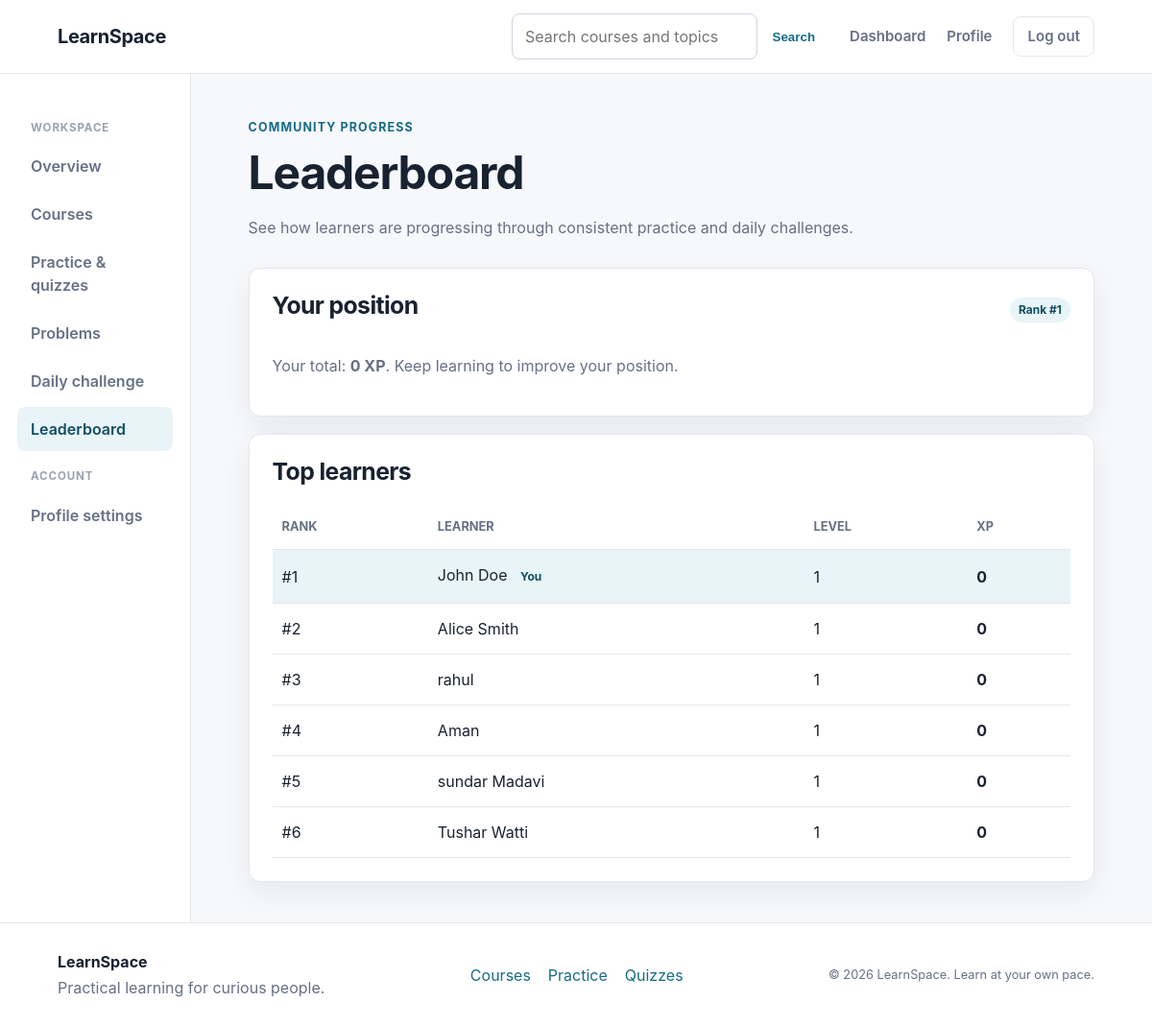
Page /e_learning_system/leaderboard.php (signed in) on the committed database.
### tables this page shows
CREATE TABLE `users` (
  `id` int NOT NULL AUTO_INCREMENT,
  `name` varchar(100) DEFAULT NULL,
  `email` varchar(100) DEFAULT NULL,
  `password` varchar(255) DEFAULT NULL,
  `role` enum('student','admin') NOT NULL DEFAULT 'student',
  PRIMARY KEY (`id`),
  UNIQUE KEY `email` (`email`)
);

### e_learning_system/leaderboard.php (the view, shortened to what this page needs)
<?php
include __DIR__ . '/db_config.php';
include __DIR__ . '/layout.php';
$user_id = (int) $_SESSION['user_id'];
$leaderboard_stmt = $conn->prepare(
    "SELECT u.id, u.name, COALESCE(s.total_xp, 0) AS total_xp,
            COALESCE(s.level, 1) AS level,
            RANK() OVER (ORDER BY COALESCE(s.total_xp, 0) DESC, u.id ASC) AS rank_position
     FROM users u
     LEFT JOIN user_learning_stats s ON s.user_id = u.id
     WHERE u.role = 'student'
     ORDER BY total_xp DESC, u.id ASC
     LIMIT 50"
);
$leaderboard_stmt->execute();
$leaders = $leaderboard_stmt->get_result();
$user_rank_stmt = $conn->prepare(
    "SELECT ranked.rank_position, ranked.total_xp
     FROM (
         SELECT u.id, COALESCE(s.total_xp, 0) AS total_xp,
                RANK() OVER (ORDER BY COALESCE(s.total_xp, 0) DESC, u.id ASC) AS rank_position
         FROM users u
         LEFT JOIN user_learning_stats s ON s.user_id = u.id
         WHERE u.role = 'student'
     ) ranked
     WHERE ranked.id = ?"
);
$user_rank_stmt->bind_param("i", $user_id);
$user_rank_stmt->execute();
$user_rank = $user_rank_stmt->get_result()->fetch_assoc();
?>
<div class="page-heading">
    <span class="eyebrow">Community progress</span>
    <h1>Leaderboard</h1>
    <p>See how learners are progressing through consistent practice and daily challenges.</p>
</div>
<section class="panel">
    <div class="section-heading">
        <h2>Your position</h2>
        <?php if ($user_rank): ?><span class="badge">Rank #<?= (int) $user_rank['rank_position'] ?></span><?php endif; ?>
    </div>
    <p class="muted">Your total: <strong><?= (int) ($user_rank['total_xp'] ?? 0) ?> XP</strong>. Keep learning to improve your position.</p>
</section>
<section class="panel">
    <h2>Top learners</h2>
    <div class="table-wrap">
        <table class="data-table">
            <thead><tr><th>Rank</th><th>Learner</th><th>Level</th><th>XP</th></tr></thead>
            <tbody>
            <?php while ($leader = $leaders->fetch_assoc()): ?>
                <tr<?= (int) $leader['id'] === $user_id ? ' class="is-highlighted"' : '' ?>>
                    <td>#<?= (int) $leader['rank_position'] ?></td>
                    <td><?= htmlspecialchars($leader['name'] ?: 'Learner') ?><?= (int) $leader['id'] === $user_id ? ' <span class="badge">You</span>' : '' ?></td>
                    <td><?= (int) $leader['level'] ?></td>
                    <td><strong><?= (int) $leader['total_xp'] ?></strong></td>
                </tr>
            <?php endwhile; ?>
            </tbody>
        </table>
    </div>
</section>

### e_learning_system/index.css (style rules this page uses)
:root { --ink: #182230; --muted: #667085; --line: #e5e7eb; --surface: #ffffff; --canvas: #f6f8fb; --primary: #176b87; --primary-dark: #104d62; --soft-primary: #e8f4f7; --success: #147d64; --shadow: 0 10px 30px rgba(23, 32, 51, 0.07); }
* { box-sizing: border-box; }
html { scroll-behavior: smooth; }
body { margin: 0; color: var(--ink); background: var(--canvas); font-family: Inter, ui-sans-serif, system-ui, -apple-system, BlinkMacSystemFont, "Segoe UI", sans-serif; line-height: 1.5; }
.page-heading { margin-bottom: 30px; max-width: 720px; }
.eyebrow { color: var(--primary); font-size: .78rem; font-weight: 750; letter-spacing: .09em; text-transform: uppercase; }
h1, h2, h3 { letter-spacing: -.025em; line-height: 1.2; }
h1 { font-size: clamp(2rem, 4vw, 3.2rem); margin: 8px 0 14px; }
h2 { font-size: 1.55rem; margin: 0 0 18px; }
.page-heading p, .muted { color: var(--muted); }
.section-heading { align-items: baseline; display: flex; justify-content: space-between; margin-bottom: 18px; }
.course-card, .stat-card, .panel { background: var(--surface); border: 1px solid var(--line); border-radius: 12px; box-shadow: var(--shadow); }
.panel { padding: 24px; }
.panel + .panel { margin-top: 18px; }
.badge { background: var(--soft-primary); border-radius: 99px; color: var(--primary-dark); display: inline-block; font-size: .75rem; font-weight: 700; padding: 4px 9px; }
.table-wrap { overflow-x: auto; }
.data-table { border-collapse: collapse; min-width: 520px; width: 100%; }
.data-table th, .data-table td { border-bottom: 1px solid var(--line); padding: 14px 10px; text-align: left; }
.data-table th { color: var(--muted); font-size: .8rem; text-transform: uppercase; }
.data-table .is-highlighted { background: var(--soft-primary); }

### rows in the picture
users: rank_position "1", name "John Doe", shows "You", level "1", total_xp "0"
users: rank_position "2", name "Alice Smith", level "1", total_xp "0"
users: rank_position "3", name "rahul", level "1", total_xp "0"
users: rank_position "4", name "Aman", level "1", total_xp "0"
users: rank_position "5", name "sundar Madavi", level "1", total_xp "0"
users: rank_position "6", name "Tushar Watti", level "1", total_xp "0"

### other values in the picture
$user_rank['rank_position'] "1"
$user_rank['total_xp'] "0"
